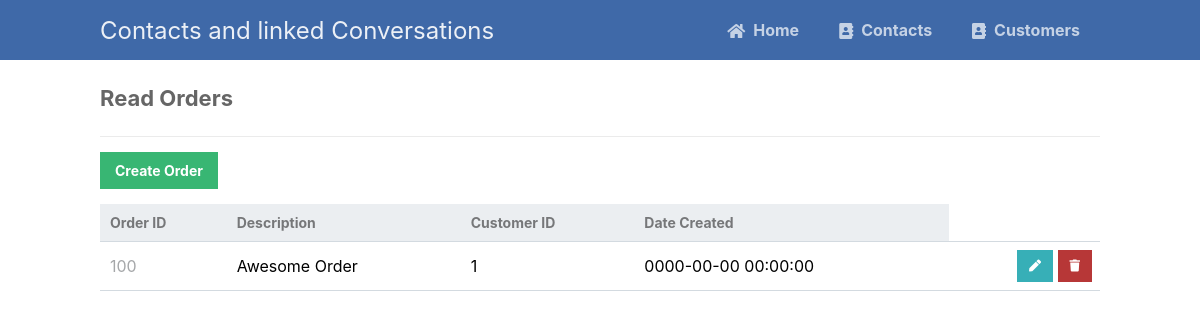
The page /myCrudLinked/scripts/orders_table/orders_read.php on the database its author committed.
### tables this page shows
CREATE TABLE orders (
   orderID INT AUTO_INCREMENT NOT NULL,
   orderDescr VARCHAR(250) NOT NULL,
   custID INT,
   created DATETIME NOT NULL DEFAULT CURRENT_TIMESTAMP,
   PRIMARY KEY (orderID),
   CONSTRAINT `orders` FOREIGN KEY(custID) REFERENCES customers(custID) ON DELETE CASCADE
);

### myCrudLinked/scripts/orders_table/orders_read.php (the view, shortened to what this page needs)
<?php
@include_once (APP_ROOT.APP_FOLDER_NAME . '/scripts/functions.php');
$pdo = pdo_connect_mysql();
$page = isset($_GET['page']) && is_numeric($_GET['page']) ? (int)$_GET['page'] : 1;
$records_per_page = 5;
$stmt = $pdo->prepare('SELECT * FROM orders ORDER BY orderID LIMIT :current_page, :record_per_page');
$stmt->bindValue(':current_page', ($page-1)*$records_per_page, PDO::PARAM_INT);
$stmt->bindValue(':record_per_page', $records_per_page, PDO::PARAM_INT);
$stmt->execute();
$orders = $stmt->fetchAll(PDO::FETCH_ASSOC);
?>
<?=template_header('Read')?>
<div class="content read">
	<h2>Read Orders</h2>
	<a href="orders_create.php" class="create-contact">Create Order</a>
	<table>
        <thead>
            <tr>
                <td>Order ID</td>
                <td>Description</td>
                <td>Customer ID</td>
                <td>Date Created</td>
            </tr>
        </thead>
        <tbody>
            <?php foreach ($orders as $order): ?>
            <tr>
                <td><?=$order['orderID']?></td>
                <td><?=$order['orderDescr']?></td>
                <td><?=$order['custID']?></td>
                <td><?=$order['created']?></td>
                <td class="actions">
                    <a href="orders_update.php?orderID=<?=$order['orderID']?>" class="edit"><i class="fas fa-pen fa-xs"></i></a>
                    <a href="orders_delete.php?orderID=<?=$order['orderID']?>" class="trash"><i class="fas fa-trash fa-xs"></i></a>
                </td>
            </tr>
            <?php endforeach; ?>
        </tbody>
    </table>
</div>
<?=template_footer()?>

### myCrudLinked/styles/style.css (style rules this page uses)
* { box-sizing: border-box; font-family: -apple-system, BlinkMacSystemFont, "segoe ui", roboto, oxygen, ubuntu, cantarell, "fira sans", "droid sans", "helvetica neue", Arial, sans-serif; font-size: 16px; -webkit-font-smoothing: antialiased; -moz-osx-font-smoothing: grayscale; }
body { background-color: #FFFFFF; margin: 0; }
.content { width: 1000px; margin: 0 auto; }
.content h2 { margin: 0; padding: 25px 0; font-size: 22px; border-bottom: 1px solid #ebebeb; color: #666666; }
.read .create-contact { display: inline-block; text-decoration: none; background-color: #38b673; font-weight: bold; font-size: 14px; color: #FFFFFF; padding: 10px 15px; margin: 15px 0; }
.read table { width: 100%; padding-top: 30px; border-collapse: collapse; }
.read table thead { background-color: #ebeef1; border-bottom: 1px solid #d3dae0; }
.read table thead td { padding: 10px; font-weight: bold; color: #767779; font-size: 14px; }
.read table tbody tr { border-bottom: 1px solid #d3dae0; }
.read table tbody tr td { padding: 10px; }
.read table tbody tr td:nth-child(1) { color: #a5a7a9; }
.read table tbody tr td.actions { padding: 8px; text-align: right; }
.read table tbody tr td.actions .edit, .read table tbody tr td.actions .trash { display: inline-flex; text-align: right; text-decoration: none; color: #FFFFFF; padding: 10px 12px; }
.read table tbody tr td.actions .trash { background-color: #b73737; }
.read table tbody tr td.actions .edit { background-color: #37afb7; }

### rows shown on the page
orders: orderID "100", orderDescr "Awesome Order", custID "1", created "0000-00-00 00:00:00"
